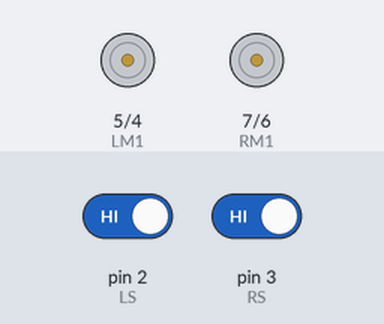
Bench run of a sketch on a simulated Arduino Uno, built with avr-gcc and run on an emulated ATmega328P. Parts: motor-driver pin pairs drawn as motors (green arrow = first pin HIGH = forward, orange = second pin HIGH = backward, longer = more drive). Inputs (shaded band) come from the test bench; at power-on: pin 2 (LS) HIGH, pin 3 (RS) HIGH.

Above: at 1.2 s.
1.3 s: pin 2 (LS) driven LOW
At 2.2 s:
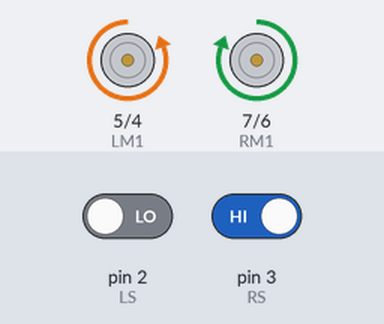
2.8 s: pin 3 (RS) driven LOW
At 3.3 s:
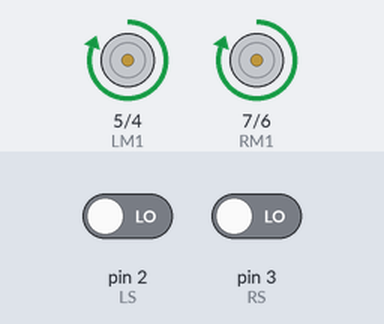
4.3 s: pin 2 (LS) driven HIGH
At 5.5 s:
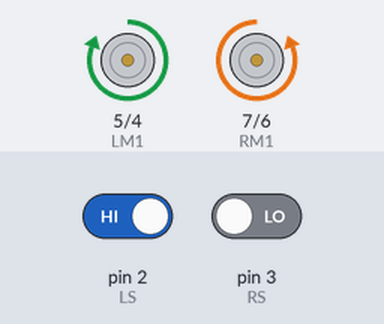
5.8 s: pin 3 (RS) driven HIGH
At 6.8 s:
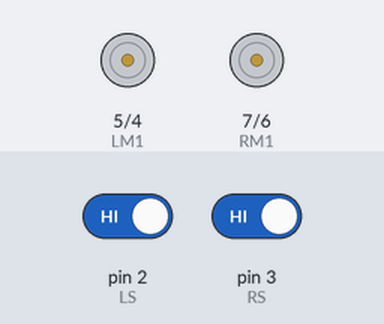
Timing chart, 0 to 8.3 s (numbered marks = the images above; inputs shaded):
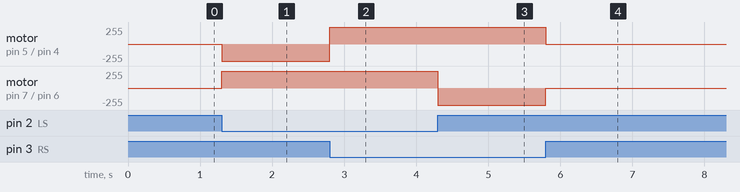

Measured:
- after the input at 1.3 s, motor on pin 5 (LM1) / pin 4 (LM2): stopped → backward 255/255 at once; motor on pin 7 (RM1) / pin 6 (RM2): stopped → forward 255/255 at once
- after the input at 2.8 s, motor on pin 5 (LM1) / pin 4 (LM2): backward 255/255 → forward 255/255 at once
- after the input at 4.3 s, motor on pin 7 (RM1) / pin 6 (RM2): forward 255/255 → backward 255/255 at once
- after the input at 5.8 s, motor on pin 5 (LM1) / pin 4 (LM2): forward 255/255 → stopped at once; motor on pin 7 (RM1) / pin 6 (RM2): backward 255/255 → stopped at once

The sketch:

line.ino
```cpp
#define LS 2 // left front sensor
#define RS 3 // right front sensor
#define LM1 5 // left motor M1a
#define LM2 4 // left motor M2b
#define RM1 7 // right motor M2a
#define RM2 6 // right motor M2b
void setup()
{
pinMode(LS, INPUT);
pinMode(RS, INPUT);
pinMode(LM1, OUTPUT);
pinMode(LM2, OUTPUT);
pinMode(RM1, OUTPUT);
pinMode(RM2, OUTPUT);
}
void loop()
{
if(!(digitalRead(LS)) && !(digitalRead(RS))) // Move Forward on line
{

digitalWrite(LM1, HIGH);
digitalWrite(LM2, LOW);
digitalWrite(RM1, HIGH);
digitalWrite(RM2, LOW);
}
if((digitalRead(LS)) && !(digitalRead(RS))) // turn left by rotationg left motors in forward and right ones in backward direction
{

digitalWrite(LM1, HIGH);
digitalWrite(LM2, LOW);
digitalWrite(RM1, LOW);
digitalWrite(RM2, HIGH);
}
if(!(digitalRead(LS)) && (digitalRead(RS))) // Turn right by rotating right motors in forward and left ones in backward direction
{
digitalWrite(LM1, LOW);
digitalWrite(LM2, HIGH);
digitalWrite(RM1, HIGH);
digitalWrite(RM2, LOW);
}

if((digitalRead(LS)) && (digitalRead(RS))) // Finish line, stop both the motors
{
digitalWrite(LM1, LOW);
digitalWrite(LM2, LOW);
digitalWrite(RM1, LOW);
digitalWrite(RM2, LOW);

}
}
```
